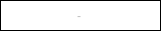
        <widget class="QWidget" name="widget_2" native="true">
         <property name="geometry">
          <rect>
           <x>190</x>
           <y>290</y>
           <width>161</width>
           <height>31</height>
          </rect>
         </property>
         <property name="styleSheet">
          <string notr="true">background-color:white; border:1px solid black;</string>
         </property>
         <widget class="QLineEdit" name="input_verySickTreatStart">
          <property name="geometry">
           <rect>
            <x>20</x>
            <y>0</y>
            <width>50</width>
            <height>31</height>
           </rect>
          </property>
          <property name="styleSheet">
           <string notr="true">background-color:transparent; border:0px;</string>
          </property>
          <property name="text">
           <string/>
          </property>
          <property name="maxLength">
           <number>20</number>
          </property>
          <property name="alignment">
           <set>Qt::AlignCenter</set>
          </property>
         </widget>
         <widget class="QLineEdit" name="input_isolRange_3">
          <property name="enabled">
           <bool>false</bool>
          </property>
          <property name="geometry">
           <rect>
            <x>70</x>
            <y>0</y>
            <width>20</width>
            <height>31</height>
           </rect>
          </property>
          <property name="styleSheet">
           <string notr="true">background-color:transparent; border:0px;</string>
          </property>
          <property name="text">
           <string>-</string>
          </property>
          <property name="maxLength">
           <number>20</number>
          </property>
          <property name="alignment">
           <set>Qt::AlignCenter</set>
          </property>
         </widget>
         <widget class="QLineEdit" name="input_verySickTreatEnd">
          <property name="geometry">
           <rect>
            <x>90</x>
            <y>0</y>
            <width>50</width>
            <height>31</height>
           </rect>
          </property>
          <property name="styleSheet">
           <string notr="true">background-color:transparent; border:0px;</string>
          </property>
          <property name="text">
           <string/>
          </property>
          <property name="maxLength">
           <number>20</number>
          </property>
          <property name="alignment">
           <set>Qt::AlignCenter</set>
          </property>
         </widget>
        </widget>
